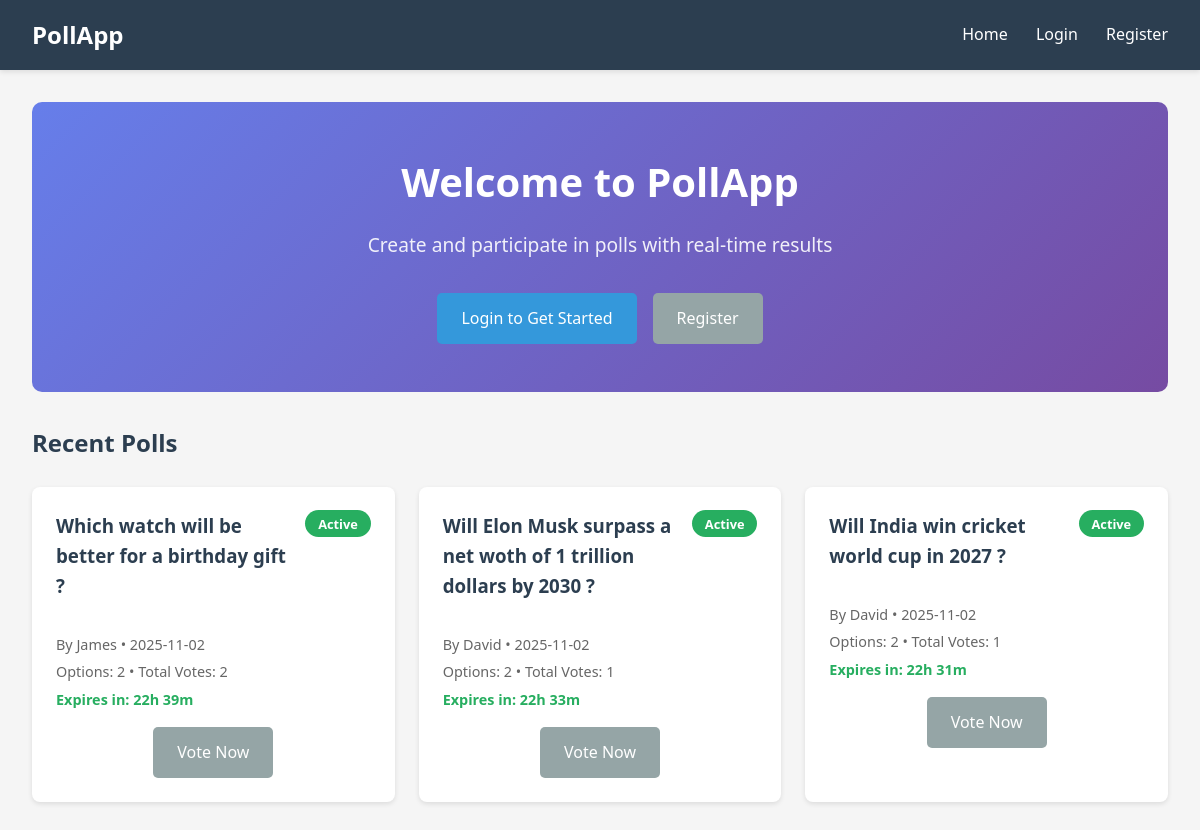
The page / on the database its author committed.
### models.py (models this page shows)
class Poll(db.Model):
    id = db.Column(db.Integer, primary_key=True)
    question = db.Column(db.String(500), nullable=False)
    created_at = db.Column(db.DateTime, default=datetime.utcnow)
    expires_at = db.Column(db.DateTime, nullable=True)
    is_active = db.Column(db.Boolean, default=True)
    user_id = db.Column(db.Integer, db.ForeignKey('user.id'), nullable=False)
    options = db.relationship('Option', backref='poll', lazy=True, cascade='all, delete-orphan')

class User(UserMixin, db.Model):
    id = db.Column(db.Integer, primary_key=True)
    username = db.Column(db.String(80), unique=True, nullable=False)
    email = db.Column(db.String(120), unique=True, nullable=False)
    password_hash = db.Column(db.String(200), nullable=False)
    created_at = db.Column(db.DateTime, default=datetime.utcnow)
    polls = db.relationship('Poll', backref='creator', lazy=True)
    votes = db.relationship('Vote', backref='user', lazy=True)

### app.py (the view)
@app.route('/')
def index():
    check_poll_expiry()
    polls = Poll.query.order_by(Poll.created_at.desc()).all()
    return render_template('index.html', polls=polls, current_time=datetime.utcnow())

### app.py (called while the page is built)
def check_poll_expiry():
    polls = Poll.query.filter(Poll.is_active == True).all()
    for poll in polls:
        if poll.expires_at and poll.expires_at < datetime.utcnow():
            poll.is_active = False
    db.session.commit()

### templates/index.html (shortened to what this page needs)
{% extends "base.html" %}
{% block content %}
<div class="hero">
    <h1>Welcome to PollApp</h1>
    <p>Create and participate in polls with real-time results</p>
    {% if current_user.is_authenticated %}
        <a href="{{ url_for('create_poll') }}" class="btn btn-primary">Create New Poll</a>
    {% else %}
        <div class="auth-buttons">
            <a href="{{ url_for('login') }}" class="btn btn-primary">Login to Get Started</a>
            <a href="{{ url_for('register') }}" class="btn btn-secondary">Register</a>
        </div>
    {% endif %}
</div>
<div class="polls-grid">
    <h2>Recent Polls</h2>
    {% if polls %}
        <div class="polls-list">
            {% for poll in polls %}
                <div class="poll-card {% if not poll.is_active %}poll-expired{% endif %}">
                    <div class="poll-header">
                        <h3>{{ poll.question }}</h3>
                        <div class="poll-status">
                            {% if poll.is_active %}
                                <span class="status-active">Active</span>
                            {% else %}
                                <span class="status-expired">Ended</span>
                            {% endif %}
                        </div>
                    </div>
                    <div class="poll-meta">
                        <p>By {{ poll.creator.username }} • {{ poll.created_at.strftime('%Y-%m-%d') }}</p>
                        <p>Options: {{ poll.options|length }} • Total Votes: {{ poll.options|sum(attribute='votes') }}</p>
                        {% if poll.expires_at %}
                            {% if poll.is_active %}
                                <p class="time-left" data-expires="{{ poll.expires_at.isoformat() }}">
                                </p>
                            {% else %}
                                <p class="poll-ended">Poll ended</p>
                            {% endif %}
                        {% else %}
                            <p class="no-expiry">No expiration</p>
                        {% endif %}
                    </div>
                    <div class="poll-actions">
                        <a href="{{ url_for('view_poll', poll_id=poll.id) }}" class="btn btn-secondary">
                            {% if poll.is_active %}Vote Now{% else %}View Results{% endif %}
                        </a>
                    </div>
                </div>
            {% endfor %}
        </div>
    {% endif %}
</div>
{% endblock %}

### templates/base.html (shortened to what this page needs)
<!DOCTYPE html>
<html lang="en">
<head>
    <link rel="stylesheet" href="{{ url_for('static', filename='style.css') }}">
</head>
<body>
    <nav class="navbar">
        <div class="nav-container">
            <h1 class="nav-logo">
                <a href="{{ url_for('index') }}" style="color: white; text-decoration: none;">
                    PollApp
                </a>
            </h1>
            <div class="nav-links">
                <a href="{{ url_for('index') }}">Home</a>
                {% if current_user.is_authenticated %}
                    <a href="{{ url_for('create_poll') }}">Create Poll</a>
                    <a href="{{ url_for('profile') }}">Profile</a>
                    <span class="user-welcome">Hello, {{ current_user.username }}</span>
                    <a href="{{ url_for('logout') }}">Logout</a>
                {% else %}
                    <a href="{{ url_for('login') }}">Login</a>
                    <a href="{{ url_for('register') }}">Register</a>
                {% endif %}
            </div>
        </div>
    </nav>
    <main class="container">
        {% block content %}{% endblock %}
    </main>
</body>
</html>

### static/style.css (style rules this page uses)
* { margin: 0; padding: 0; box-sizing: border-box; }
body { font-family: 'Segoe UI', Tahoma, Geneva, Verdana, sans-serif; line-height: 1.6; color: #333; background-color: #f5f5f5; }
.navbar { background: #2c3e50; color: white; padding: 1rem 0; box-shadow: 0 2px 5px rgba(0,0,0,0.1); }
.nav-container { max-width: 1200px; margin: 0 auto; padding: 0 2rem; display: flex; justify-content: space-between; align-items: center; }
.nav-logo { font-size: 1.5rem; font-weight: bold; }
.nav-logo a { color: white; text-decoration: none; }
.nav-links a { color: white; text-decoration: none; margin-left: 1.5rem; transition: color 0.3s; }
.container { max-width: 1200px; margin: 2rem auto; padding: 0 2rem; }
.hero { text-align: center; padding: 3rem 0; background: linear-gradient(135deg, #667eea 0%, #764ba2 100%); color: white; border-radius: 10px; margin-bottom: 2rem; }
.hero h1 { font-size: 2.5rem; margin-bottom: 1rem; }
.hero p { font-size: 1.2rem; margin-bottom: 2rem; opacity: 0.9; }
.auth-buttons { display: flex; gap: 1rem; justify-content: center; flex-wrap: wrap; }
.btn { display: inline-block; padding: 0.8rem 1.5rem; border: none; border-radius: 5px; text-decoration: none; font-size: 1rem; cursor: pointer; transition: all 0.3s; text-align: center; }
.btn-primary { background: #3498db; color: white; }
.btn-secondary { background: #95a5a6; color: white; }
.polls-grid h2 { margin-bottom: 1.5rem; color: #2c3e50; }
.polls-list { display: grid; grid-template-columns: repeat(auto-fill, minmax(350px, 1fr)); gap: 1.5rem; }
.poll-card { background: white; padding: 1.5rem; border-radius: 8px; box-shadow: 0 2px 5px rgba(0,0,0,0.1); transition: transform 0.3s; }
.poll-header { display: flex; justify-content: space-between; align-items: flex-start; margin-bottom: 1rem; }
.poll-card h3 { color: #2c3e50; margin-bottom: 1rem; flex: 1; margin-right: 1rem; }
.poll-status { margin-left: auto; }
.status-active { background: #27ae60; color: white; padding: 0.3rem 0.8rem; border-radius: 20px; font-size: 0.8rem; font-weight: bold; }
.poll-meta { margin: 1rem 0; font-size: 0.9rem; color: #666; }
.poll-meta p { margin: 0.3rem 0; }
.time-left { color: #27ae60; font-weight: bold; }
.poll-actions { margin-top: 1rem; text-align: center; }

### rows shown on the page
Poll: question "Which watch will be better for a birthday gift ?", is_active "Active", creator.username "James", created_at "2025-11-02", options|length "2", options|sum "2"
Poll: question "Will Elon Musk surpass a net woth of 1 trillion dollars by 2030 ?", is_active "Active", creator.username "David", created_at "2025-11-02", options|length "2", options|sum "1"
Poll: question "Will India win cricket world cup in 2027 ?", is_active "Active", creator.username "David", created_at "2025-11-02", options|length "2", options|sum "1"
